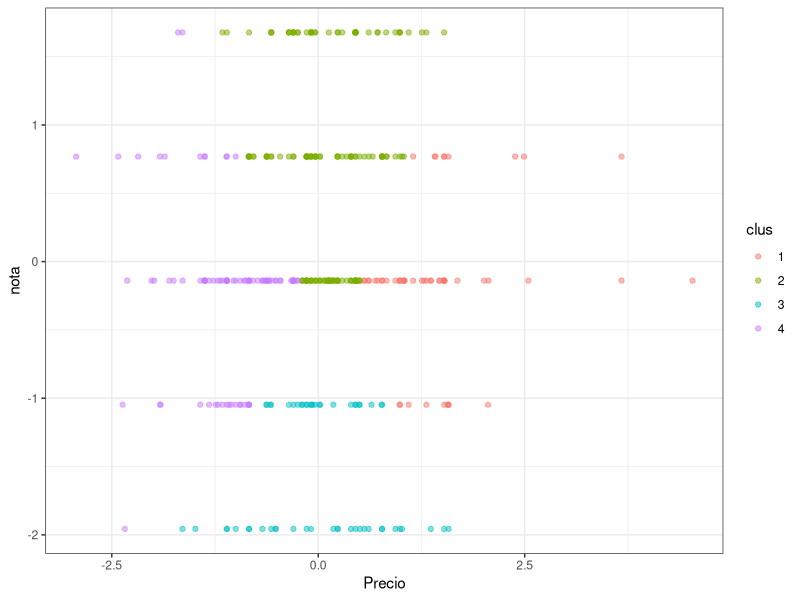
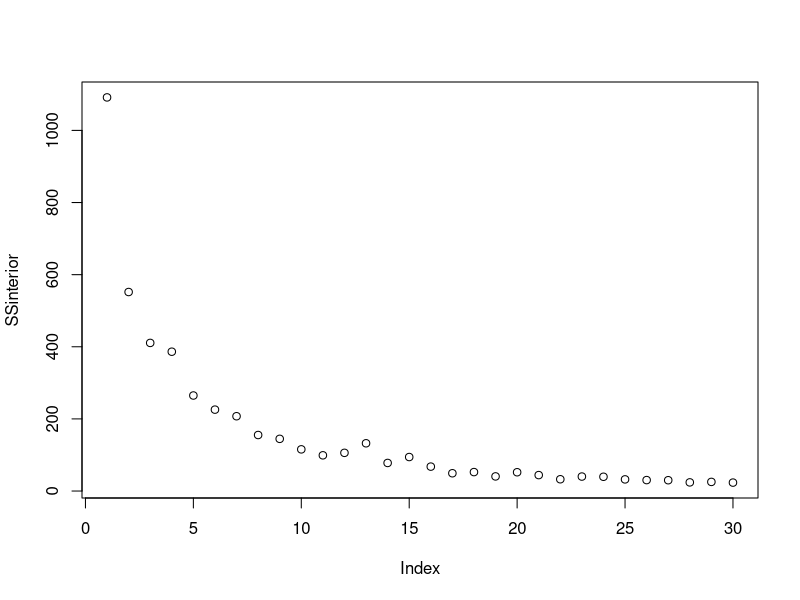
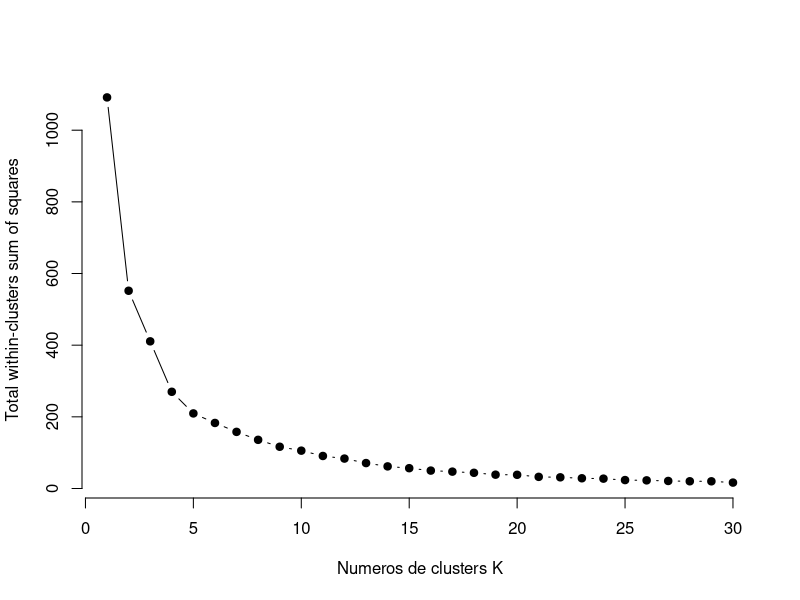
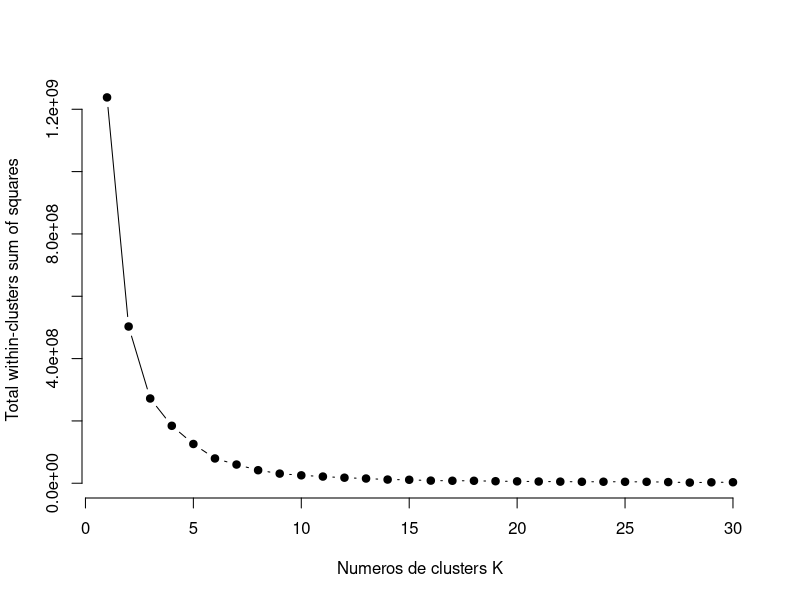
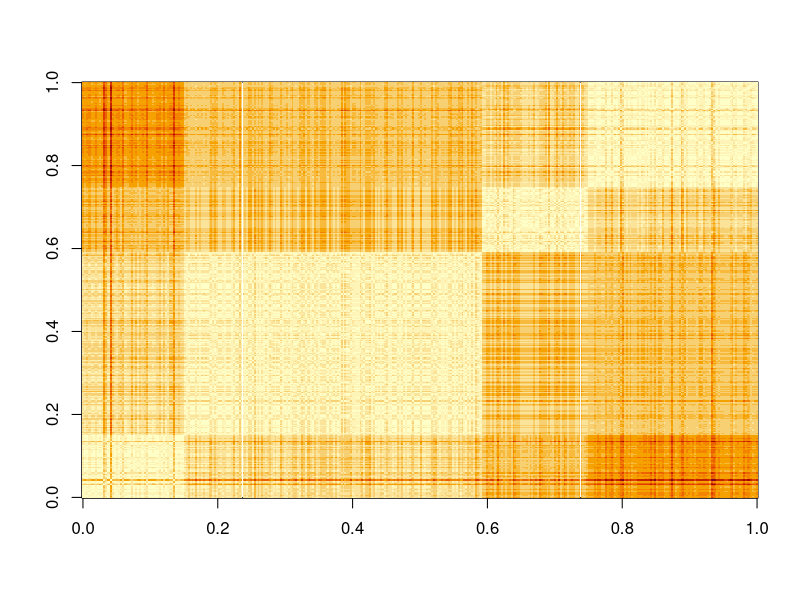

Write the R code that produced these figures, in order.
## ---- chunk 1
knitr::opts_chunk$set(echo = TRUE)
## ---- chunk 2
library(tidyverse)
## ---- chunk 3
setwd('/Users/amara/Documents/GitHub/Actividades-Ayudantias/Ayudantia 5')
Sanguchez <- read.csv("sanguchez.csv", sep=';')
## ---- chunk 4
head(Sanguchez)
## ---- chunk 5
summary(Sanguchez)

## ---- chunk 6
Sanguchez = na.omit(Sanguchez)
Sanguchez <- filter(Sanguchez, str_detect(Sanguchez$Precio,"\\$")==T)

Sanguchez$Precio = str_replace_all(Sanguchez$Precio, "^ ", "")
Sanguchez$Precio = str_replace_all(Sanguchez$Precio, " $", "")

attach(Sanguchez)

Sanguchez <- filter(Sanguchez, str_count(Precio, "\\$")==1 &  str_count(Precio," ")==0)

attach(Sanguchez)

Sanguchez$Precio = str_replace_all(Sanguchez$Precio, "\\$", "")
Sanguchez$Precio = str_replace_all(Sanguchez$Precio, "\\.", "")

Sanguchez$Precio = as.integer(Sanguchez$Precio) 
## ---- chunk 7
Sanguchez$nota <-as.numeric(Sanguchez$nota)

datanumerica <- Sanguchez[,colnames(Sanguchez) %in% c("Precio","nota")]

dataescalada = scale(datanumerica) %>% as_tibble()

dataescalada %>% summary()

## ---- chunk 8
modelokmeans <- kmeans(dataescalada, centers = 4)
modelokmeans2 <- kmeans(datanumerica, centers = 4)

dataescalada$clus <- modelokmeans$cluster %>% as.factor()
datanumerica$clus <- modelokmeans2$cluster %>% as.factor()

ggplot(dataescalada, aes(Precio, nota, color=clus)) +
  geom_point(alpha=0.5, show.legend = T) +
  theme_bw()

## ---- chunk 9
infoclus <- modelokmeans$centers
infoclus2 <- modelokmeans2$centers

infoclus
## ---- chunk 10
infoclus2
## ---- chunk 11
SSinterior <- numeric(30)

for(k in 1:30){
  modelo <- kmeans(dataescalada, centers = k)
  SSinterior[k] <- modelo$tot.withinss
}

plot(SSinterior)
## ---- chunk 12

k.max <- 30
wss1 <- sapply(1:k.max, 
              function(k){kmeans(dataescalada, k, nstart=50,iter.max = 8)$tot.withinss})
wss2 <- sapply(1:k.max, 
              function(k){kmeans(datanumerica, k, nstart=50,iter.max = 8)$tot.withinss})

## ---- chunk 13
#wss1
plot(1:k.max, wss1,
     type="b", pch = 19, frame = FALSE, 
     xlab="Numeros de clusters K",
     ylab="Total within-clusters sum of squares")
## ---- chunk 14

plot(1:k.max, wss2,
     type="b", pch = 19, frame = FALSE, 
     xlab="Numeros de clusters K",
     ylab="Total within-clusters sum of squares")

## ---- chunk 15
dataescalada$clus <- as.numeric(dataescalada$clus)
datanumerica$clus <- as.numeric(datanumerica$clus)

# uso distancia euclidiana
tempDist <- dist(dataescalada) %>% as.matrix()

#reordeno filas y columnas en base al cluster obtenido
index <- sort(modelokmeans$cluster, index.return=TRUE)
tempDist <- tempDist[index$ix,index$ix]
rownames(tempDist) <- c(1:nrow(dataescalada))
colnames(tempDist) <- c(1:nrow(dataescalada))

image(tempDist)

